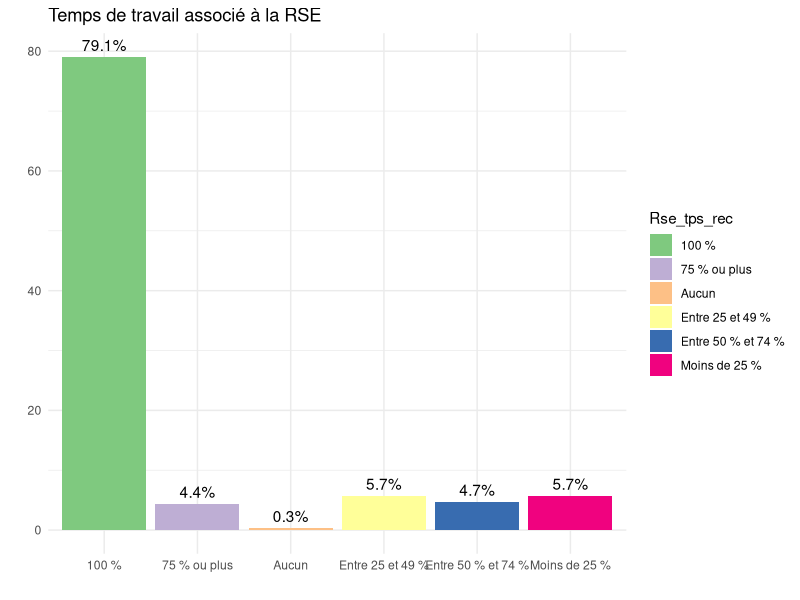
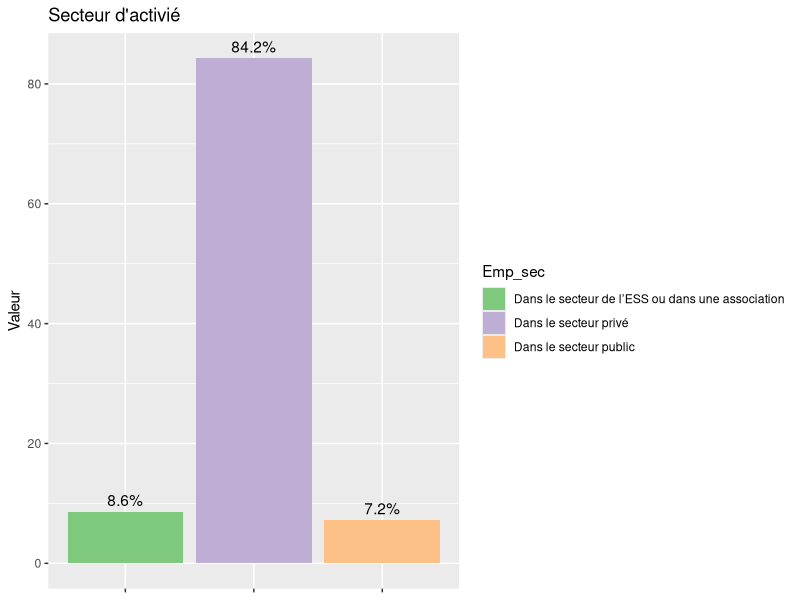
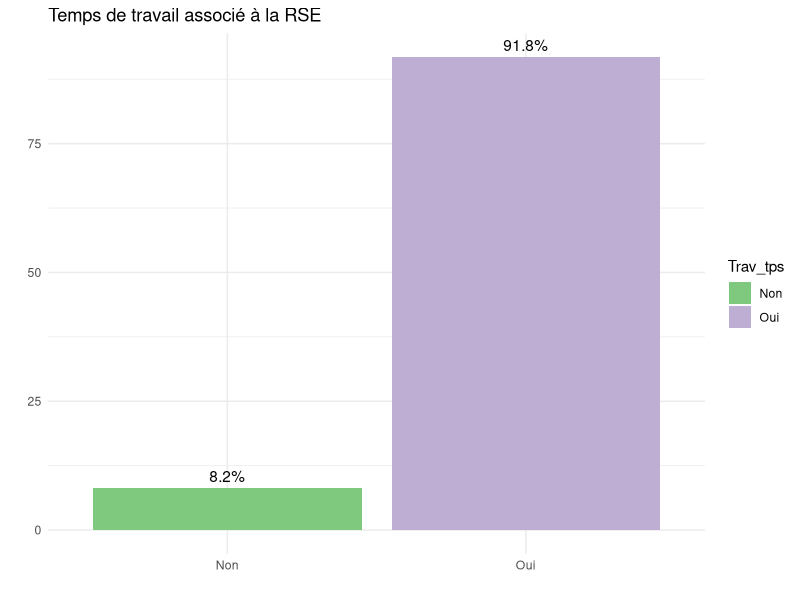
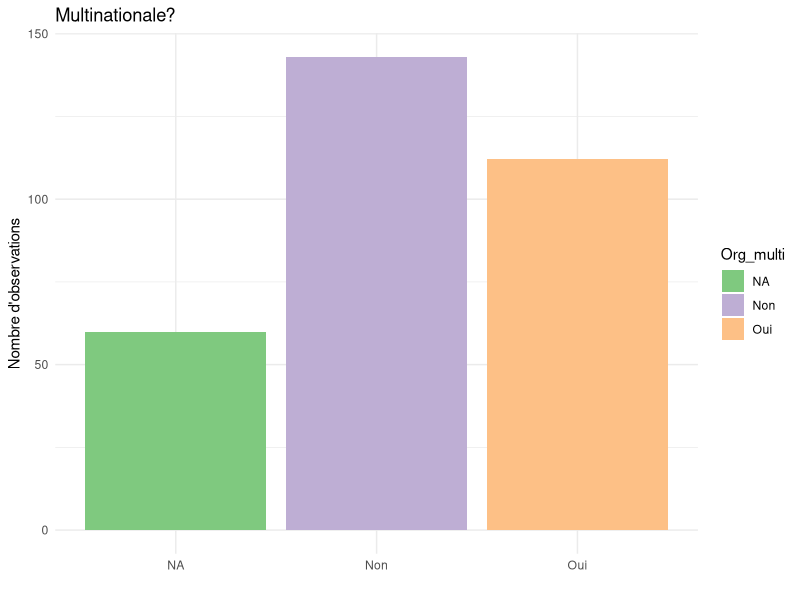
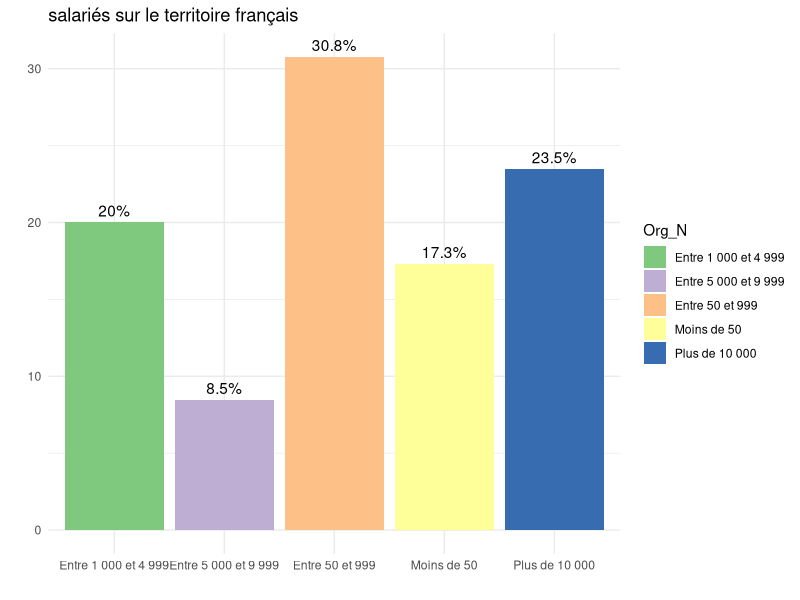
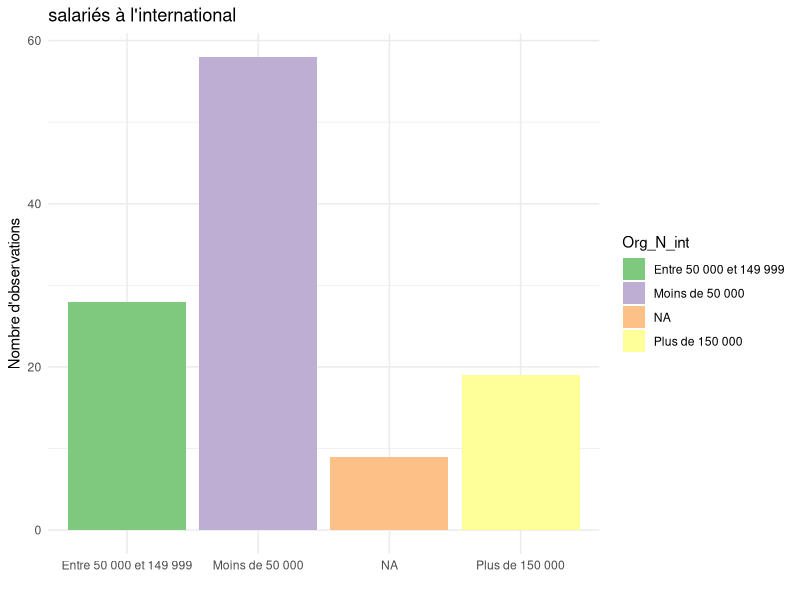
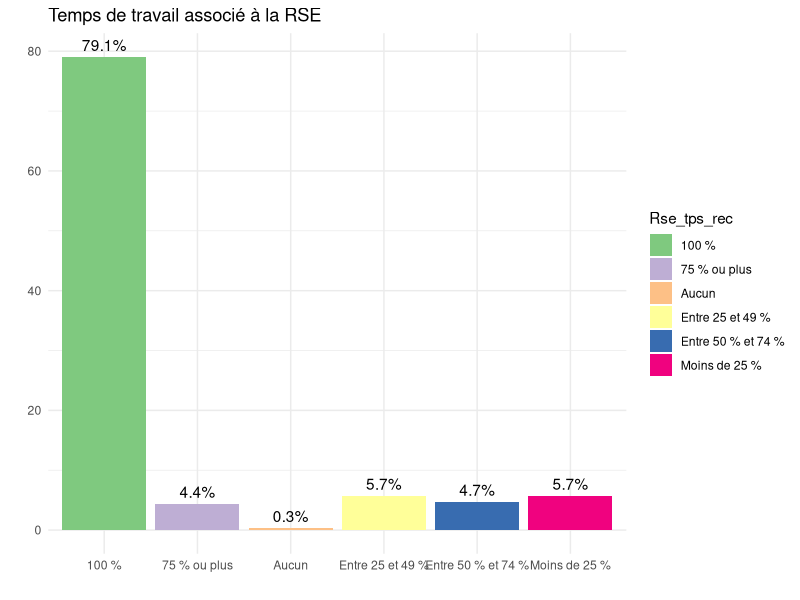
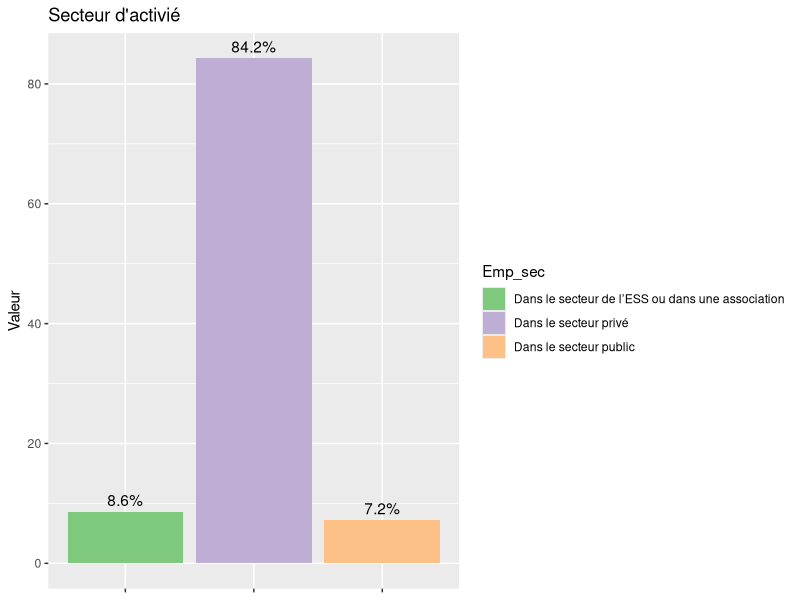

R code for these plots, in order: (Note: this script raises an error after producing the figures.)
data <- read.csv("data_assoquest_recoded_fmt.csv")

if(!require(dplyr)){
  install.packages("dplyr")
  library(dplyr)
}

if(!require(ggplot2)){
  install.packages("ggplot2")
  library(ggplot2)
}

#rse_tps_rec
data <- data %>%
  mutate(Rse_tps_rec = ifelse(is.na(Rse_tps_rec), "NA", Rse_tps_rec))

filtered_data <- data %>%
  filter(Rse_tps_rec != "NA") %>%
  group_by(Rse_tps_rec) %>%
  summarise(count = n()) %>%
  mutate(percentage = count / sum(count) * 100)

p<- ggplot(filtered_data, aes(x = Rse_tps_rec, y = percentage, fill=Rse_tps_rec)) +
  geom_bar(stat = "identity") +
  geom_text(aes(label = paste0(round(percentage, 1), "%")), 
            vjust = -0.5) +  # Ajuste la position verticale des étiquettes
  labs(title = "Temps de travail associé à la RSE",
       x = "",
       y = "") +
  scale_fill_brewer(palette = "Accent")+
  theme_minimal() 

print(p)
ggsave(filename = "temps_rse.png", plot = p, width = 8, height = 6)



#emp_sec sans les sans emploi

filtered_data <- data %>%
  filter(!is.na(Emp_sec)) %>%
  group_by(Emp_sec) %>%
  summarise(count = n()) %>%
  mutate(percentage = count / sum(count) * 100)

p<- ggplot(filtered_data, aes(x = Emp_sec, y = percentage, fill=Emp_sec)) +
  geom_bar(stat = "identity") +
  geom_text(aes(label = paste0(round(percentage, 1), "%")), 
            vjust = -0.5) +  # Ajuste la position verticale des étiquettes
  theme(axis.text.x = element_blank()) + 
  theme(legend.position = "right") + 
  labs(x = NULL, y = "Valeur", title = "Secteur d'activié")+

  scale_fill_brewer(palette = "Accent")

print(p)
ggsave(filename = "secteur.png", plot = p, width = 8, height = 6)



#trav_tps

filtered_data <- data %>%
  filter(!is.na(Trav_tps)) %>%
  group_by(Trav_tps) %>%
  summarise(count = n()) %>%
  mutate(percentage = count / sum(count) * 100)

p<- ggplot(filtered_data, aes(x = Trav_tps, y = percentage, fill=Trav_tps)) +
  geom_bar(stat = "identity") +
  geom_text(aes(label = paste0(round(percentage, 1), "%")), 
            vjust = -0.5) +  # Ajuste la position verticale des étiquettes
  labs(title = "Temps de travail associé à la RSE",
       x = "",
       y = "") +
  scale_fill_brewer(palette = "Accent")+
  theme_minimal() 

print(p)
ggsave(filename = "temps_plein.png", plot = p, width = 8, height = 6)

#multinationale : org_multi

data <- data %>%
  mutate(Org_multi= ifelse(is.na(Org_multi), "NA", Org_multi))
p <- ggplot(data, aes(x = Org_multi, fill=Org_multi)) +
  geom_bar() +
  labs(title = "Multinationale?",
       x = "",
       y = "Nombre d'observations") +
  scale_fill_brewer(palette = "Accent")+
  theme_minimal()

print(p)
ggsave(filename = "multinationale.png", plot = p, width = 8, height = 6)



#org_N

filtered_data <- data %>%
  filter(!is.na(Org_N)) %>%
  group_by(Org_N) %>%
  summarise(count = n()) %>%
  mutate(percentage = count / sum(count) * 100)

p<- ggplot(filtered_data, aes(x = Org_N, y = percentage, fill=Org_N)) +
  geom_bar(stat = "identity") +
  geom_text(aes(label = paste0(round(percentage, 1), "%")), 
            vjust = -0.5) +  # Ajuste la position verticale des étiquettes
  labs(title = "salariés sur le territoire français",
       x = "",
       y = "") +
  scale_fill_brewer(palette = "Accent")+
  theme_minimal() 

print(p)
ggsave(filename = "salaries_fr.png", plot = p, width = 8, height = 6)

#org_n_int
data2 <- data %>%
  filter(Org_multi=="Oui" | Cab_cons_taille=="D'un grand cabinet international")%>%
  mutate(Org_N_int = ifelse(is.na(Org_N_int), "NA", Org_N_int))
  
p <- ggplot(data2, aes(x = Org_N_int, fill=Org_N_int)) +
  geom_bar() +
  labs(title = "salariés à l'international",
       x = "",
       y = "Nombre d'observations") +
  scale_fill_brewer(palette = "Accent")+
  theme_minimal()

print(p)

ggsave(filename = "salaries_int.png", plot = p, width = 8, height = 6)


#Secteur d'activité: org_sec


# Chargement des packages nécessaires

library(forcats)


# Filtrage et calcul des pourcentages
filtered_data <- data %>%
  filter(!is.na(Org_sec)) %>%
  group_by(Org_sec) %>%
  summarise(count = n()) %>%
  mutate(percentage = count / sum(count) * 100) %>%
  arrange(desc(percentage)) # Tri décroissant par pourcentage

# Réordonner les facteurs selon le pourcentage
filtered_data <- filtered_data %>%
  mutate(Org_sec = fct_reorder(Org_sec, percentage, .desc = TRUE))

# Création du diagramme en bâtons
p <- ggplot(filtered_data, aes(x = Org_sec, y = percentage, fill = Org_sec)) +
  geom_bar(stat = "identity") +
  geom_text(aes(label = paste0(round(percentage, 1), "%")), vjust = -0.5) + # Ajuste la position verticale des étiquettes
  scale_fill_viridis(discrete = TRUE, option = "D") +
  theme(axis.text.x = element_blank()) +
  theme(legend.position = "right") +
  labs(x = NULL, y = "Pourcentage", title = "Secteur d'activité")

# Affichage du graphique
print(p)
ggsave(filename = "activ_sec.png", plot = p, width = 8, height = 6)

#département rse? dep_rse

distribution <- data %>%
  filter(!is.na(Org_type))%>%
  filter(!is.na(Dep_rse)) %>%
  group_by(Org_type, Dep_rse) %>%
  summarise(count = n()) %>%
  mutate(percentage = count / sum(count) * 100) %>%
  ungroup()

p<-ggplot(distribution, aes(x = Org_type, y = percentage, fill = Dep_rse)) +
  geom_bar(stat = "identity", position = "stack") +
  geom_text(aes(label = paste0(round(percentage), "%")), position = position_stack(vjust = 0.5)) +
  labs(title = "Présence d'un département RSE",
       x = "type d'organisation",
       y = "",
       fill = "type d'organisation") +
  theme_minimal()

print(p)
ggsave(filename = "dep_rse.png", plot = p, width = 8, height = 6)



#niveau de dep RSE (dep_rse_multi) fonction du nb salariés français (org_N)

data <- data %>%
  mutate(Dep_rse_multi = case_when(
    Dep_rse_multi == "d'un·e département/équipe au niveau international/corporate" ~ "niveau international/corporate",
    Dep_rse_multi == "d'un·e département/équipe au niveau international/corporate et d'un·e autre au niveau France" ~ "niveau international/corporate et niveau France",
    Dep_rse_multi == "d'un·e département/équipe au niveau France" ~ "niveau France",
    TRUE ~ Dep_rse_multi  # Pour garder les autres valeurs inchangées
  ))

distribution <- data %>%
  filter(!is.na(Org_N))%>%
  filter(!is.na(Dep_rse_multi)) %>%
  group_by(Org_N, Dep_rse_multi) %>%
  summarise(count = n()) %>%
  mutate(percentage = count / sum(count) * 100) %>%
  ungroup()


p<-ggplot(distribution, aes(x = Org_N, y = percentage, fill = Dep_rse_multi)) +
  geom_bar(stat = "identity", position = "stack") +
  geom_text(aes(label = paste0(round(percentage), "%")), position = position_stack(vjust = 0.5)) +
  labs(title = "Niveau du département RSE",
       x = "nombre de salariés en france",
       y = "",
       fill = "") +
  theme_minimal()+
  coord_flip()

print(p)
ggsave(filename = "dep_rse_niv.png", plot = p, width = 8, height = 6)

#Thématiques traitées par département (en pourcentage): dep_rse2_1 ... dep_rse3_7

counts <- sapply(data[, paste0("Dep_rse3_", 1:7)], function(x) sum(x == "Oui"))
result_df <- data.frame(Variable = paste0("rse_", 1:7), Count = counts)
print(result_df)

new_rownames <- c("Environnement", "Qulaité de vie au travail", "Diversité et inclusion", "Investissement responsable", "Mécénat", "Droits humains", "Ethique et conformité")
rownames(result_df) <- new_rownames

total_oui <- sum(result_df$Count)
result_df$Percentage <- (result_df$Count / total_oui) * 100

p<- ggplot(result_df, aes(x = rownames(result_df), y = Percentage, fill=rownames(result_df))) +
  geom_bar(stat = "identity") +
  geom_text(aes(label = paste0(round(Percentage, 1), "%")), 
            vjust = -0.5) +  # Ajuste la position verticale des étiquettes
  labs(title = "Pourcentage de 'Oui' par Variable",
       x = "Variable",
       y = "Pourcentage de 'Oui' (%)",
       fill = "") +
  scale_fill_brewer(palette = "Accent")+
  theme_minimal() +
  coord_flip()

print(p)
ggsave(filename = "theme_rse.png", plot = p, width = 8, height = 6)


#terme RSE
data2 <- data %>%
  filter(!is.na(Rse_mot))
p <- ggplot(data2, aes(x = Rse_mot, fill=Rse_mot)) +
  geom_bar() +
  labs(title = "Terme RSE",
       x = "terme",
       y = "Nombre d'observations") +
  scale_fill_brewer(palette = "Accent")+
  theme_minimal()

print(p)
ggsave(filename = "mot_rse.png", plot = p, width = 8, height = 6)

#terme RSE selon niveau hiérarchique

distribution <- data %>%
  filter(!is.na(Emp_statut_rec3))%>%
  filter(!is.na(Rse_mot)) %>%
  group_by(Emp_statut_rec3, Rse_mot) %>%
  summarise(count = n()) %>%
  mutate(percentage = count / sum(count) * 100) %>%
  ungroup()

p<-ggplot(distribution, aes(x = Emp_statut_rec3, y = percentage, fill = Rse_mot)) +
  geom_bar(stat = "identity", position = "stack") +
  geom_text(aes(label = paste0(round(percentage), "%")), position = position_stack(vjust = 0.5)) +
  labs(title = "Mot RSE",
       x = "Niveau hiérarchique",
       y = "",
       fill = "emploi") +
  theme_minimal()

print(p)
ggsave(filename = "mot_hiérarchie.png", plot = p, width = 8, height = 6)



#vocation rse (rse_vocation_rec) en fonction de hiérarchie

distribution <- data %>%
  filter(!is.na(Emp_statut_rec3))%>%
  filter(!is.na(Rse_vocation_rec)) %>%
  group_by(Emp_statut_rec3, Rse_vocation_rec) %>%
  summarise(count = n()) %>%
  mutate(percentage = count / sum(count) * 100) %>%
  ungroup()

p<-ggplot(distribution, aes(x = Emp_statut_rec3, y = percentage, fill = Rse_vocation_rec)) +
  geom_bar(stat = "identity", position = "stack") +
  geom_text(aes(label = paste0(round(percentage), "%")), position = position_stack(vjust = 0.5)) +
  labs(title = "",
       x = "Niveau hiérarchique",
       y = "",
       fill = "vocation de la RSE") +
  theme_minimal()+
  coord_flip()
print(p)

ggsave(filename = "vocation_h.png", plot = p, width = 8, height = 6)


#reglementation en fonction hiérarchie (rse_lois) sans les Sans opinion
data2<- data %>%
  filter(Rse_lois != "Sans opinion")
distribution <- data2 %>%
  filter(!is.na(Emp_statut_rec3))%>%
  filter(!is.na(Rse_lois)) %>%
  group_by(Emp_statut_rec3, Rse_lois) %>%
  summarise(count = n()) %>%
  mutate(percentage = count / sum(count) * 100) %>%
  ungroup()

p<-ggplot(distribution, aes(x = Emp_statut_rec3, y = percentage, fill = Rse_lois)) +
  geom_bar(stat = "identity", position = "stack") +
  geom_text(aes(label = paste0(round(percentage), "%")), position = position_stack(vjust = 0.5)) +
  labs(title = "",
       x = "Niveau hiérarchique",
       y = "",
       fill = "lois de la RSE") +
  theme_minimal()+
  coord_flip()
print(p)

ggsave(filename = "lois_h.png", plot = p, width = 8, height = 6)


#les critiques (rse_on_milit_rec)
data2<- data %>%
  filter(!is.na(Rse_ong_milit_rec))
distribution <- data2 %>%
  filter(!is.na(Emp_statut_rec3))%>%
  filter(!is.na(Rse_ong_milit_rec)) %>%
  group_by(Emp_statut_rec3, Rse_ong_milit_rec) %>%
  summarise(count = n()) %>%
  mutate(percentage = count / sum(count) * 100) %>%
  ungroup()

p<-ggplot(distribution, aes(x = Emp_statut_rec3, y = percentage, fill = Rse_ong_milit_rec)) +
  geom_bar(stat = "identity", position = "stack") +
  geom_text(aes(label = paste0(round(percentage), "%")), position = position_stack(vjust = 0.5)) +
  labs(title = "",
       x = "Niveau hiérarchique",
       y = "",
       fill = "critiques des ong") +
  theme_minimal()+
  coord_flip()
print(p)

ggsave(filename = "critiques_h.png", plot = p, width = 8, height = 6)


#position droite gauche 
data2<- data %>%
  filter(!is.na(Pol_pos_SQ001))
distribution <- data2 %>%
  filter(!is.na(Emp_statut_rec3))%>%
  filter(!is.na(Pol_pos_SQ001)) %>%
  group_by(Emp_statut_rec3, Pol_pos_SQ001) %>%
  summarise(count = n()) %>%
  mutate(percentage = count / sum(count) * 100) %>%
  ungroup()

p<-ggplot(distribution, aes(x = Emp_statut_rec3, y = percentage, fill = Pol_pos_SQ001)) +
  geom_bar(stat = "identity", position = "stack") +
  geom_text(aes(label = paste0(round(percentage), "%")), position = position_stack(vjust = 0.5)) +
  labs(title = "",
       x = "Niveau hiérarchique",
       y = "",
       fill = "position politique") +
  theme_minimal()+
  coord_flip()
print(p)

ggsave(filename = "politique_h.png", plot = p, width = 8, height = 6)


#rse_vocation selon le genre

distribution <- data %>%
  filter(!is.na(Genre))%>%
  filter(!is.na(Rse_vocation_rec)) %>%
  group_by(Genre, Rse_vocation_rec) %>%
  summarise(count = n()) %>%
  mutate(percentage = count / sum(count) * 100) %>%
  ungroup()

p<-ggplot(distribution, aes(x = Genre, y = percentage, fill = Rse_vocation_rec)) +
  geom_bar(stat = "identity", position = "stack") +
  geom_text(aes(label = paste0(round(percentage), "%")), position = position_stack(vjust = 0.5)) +
  labs(title = "",
       x = "Genre",
       y = "",
       fill = "vocation de la RSE") +
  theme_minimal()+
  coord_flip()
print(p)

ggsave(filename = "vocation_g.png", plot = p, width = 8, height = 6)

#vocation selon cadre dirigeante/non dirigeante (emp_statut_bin_rec)

distribution <- data %>%
  filter(!is.na(Emp_statut_bin_rec))%>%
  filter(!is.na(Rse_vocation_rec)) %>%
  group_by(Emp_statut_bin_rec, Rse_vocation_rec) %>%
  summarise(count = n()) %>%
  mutate(percentage = count / sum(count) * 100) %>%
  ungroup()

p<-ggplot(distribution, aes(x = Emp_statut_bin_rec, y = percentage, fill = Rse_vocation_rec)) +
  geom_bar(stat = "identity", position = "stack") +
  geom_text(aes(label = paste0(round(percentage), "%")), position = position_stack(vjust = 0.5)) +
  labs(title = "",
       x = "Cadre",
       y = "",
       fill = "vocation de la RSE") +
  theme_minimal()+
  coord_flip()
print(p)

ggsave(filename = "vocation_cadre.png", plot = p, width = 8, height = 6)

#lois selon cadre 

distribution <- data %>%
  filter(!is.na(Emp_statut_bin_rec))%>%
  filter(!is.na(Rse_lois)) %>%
  group_by(Emp_statut_bin_rec, Rse_lois) %>%
  summarise(count = n()) %>%
  mutate(percentage = count / sum(count) * 100) %>%
  ungroup()

p<-ggplot(distribution, aes(x = Emp_statut_bin_rec, y = percentage, fill = Rse_lois)) +
  geom_bar(stat = "identity", position = "stack") +
  geom_text(aes(label = paste0(round(percentage), "%")), position = position_stack(vjust = 0.5)) +
  labs(title = "",
       x = "Cadre",
       y = "",
       fill = "lois sur la RSE") +
  theme_minimal()+
  coord_flip()
print(p)

ggsave(filename = "lois_cadre.png", plot = p, width = 8, height = 6)

#critiques selon cadre

distribution <- data %>%
  filter(!is.na(Emp_statut_bin_rec))%>%
  filter(!is.na(Rse_ong_milit_rec)) %>%
  group_by(Emp_statut_bin_rec, Rse_ong_milit_rec) %>%
  summarise(count = n()) %>%
  mutate(percentage = count / sum(count) * 100) %>%
  ungroup()

p<-ggplot(distribution, aes(x = Emp_statut_bin_rec, y = percentage, fill = Rse_ong_milit_rec)) +
  geom_bar(stat = "identity", position = "stack") +
  geom_text(aes(label = paste0(round(percentage), "%")), position = position_stack(vjust = 0.5)) +
  labs(title = "",
       x = "Cadre",
       y = "",
       fill = "critiques des ong sur la RSE") +
  theme_minimal()+
  coord_flip()
print(p)

ggsave(filename = "critiques_cadre.png", plot = p, width = 8, height = 6)
